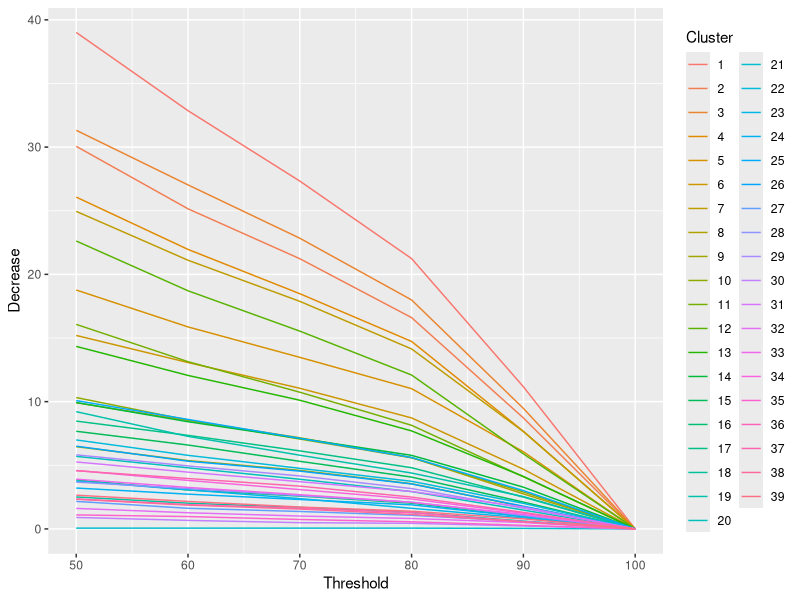
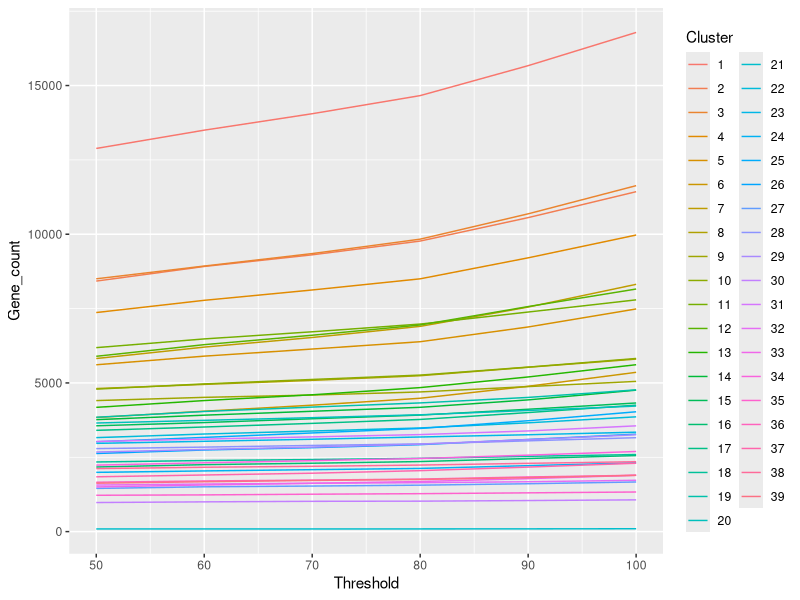
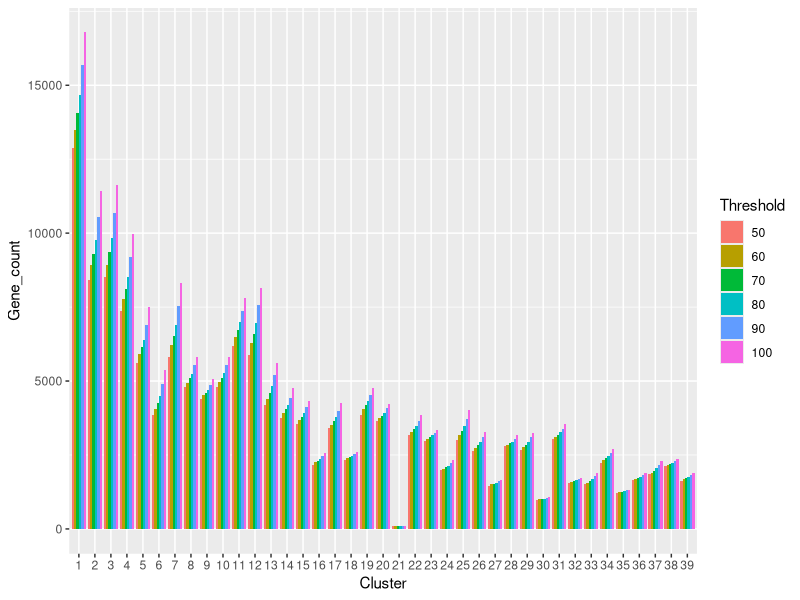
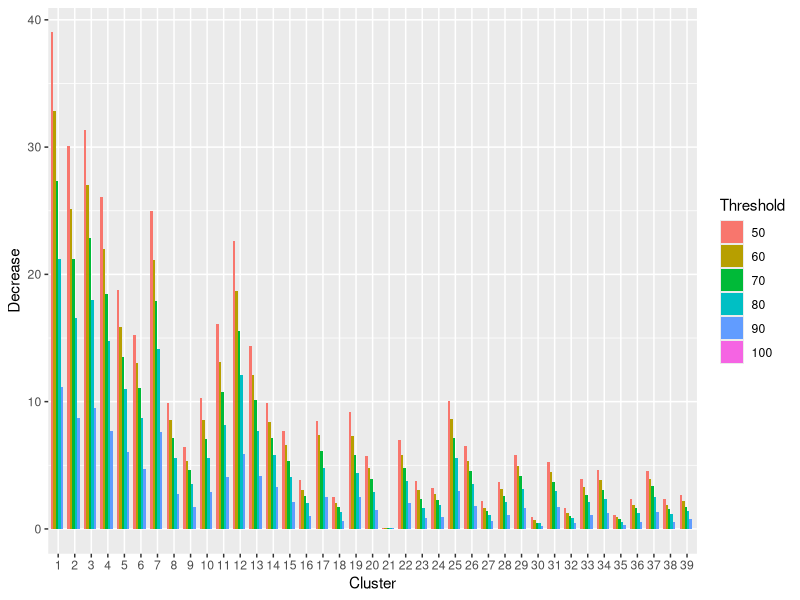
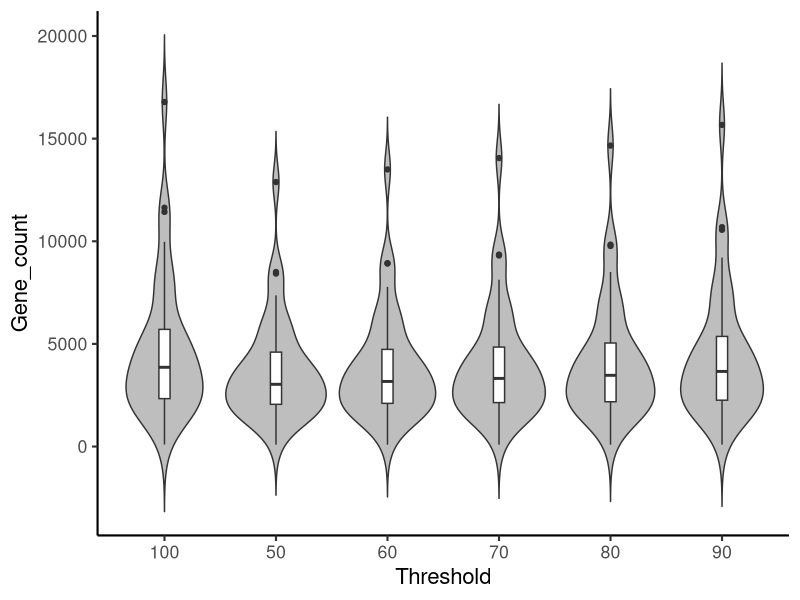
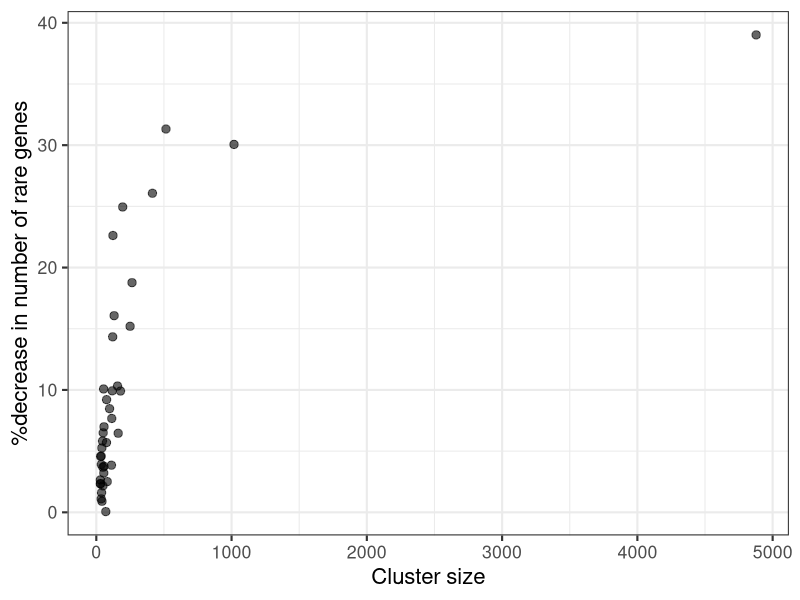
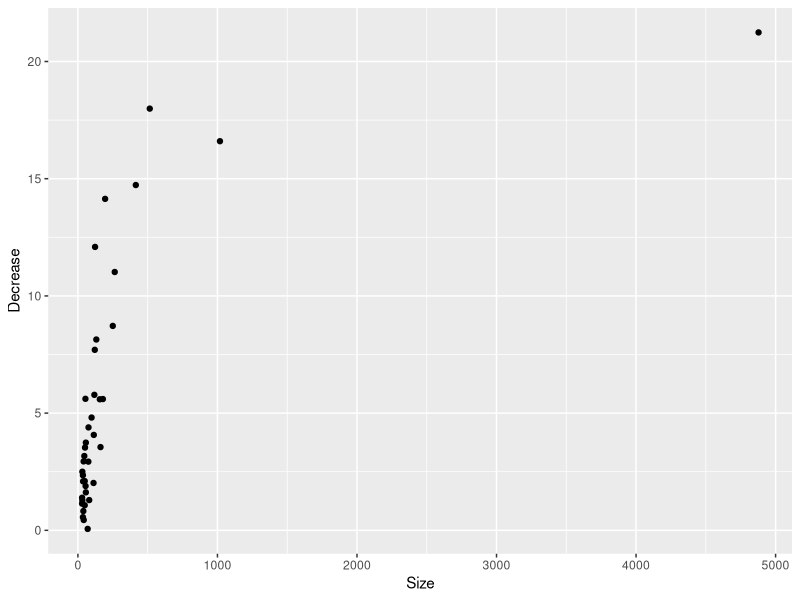

These figures' R source, in order:
library(ggplot2)
library(RColorBrewer)


setwd("/Users/gh11/poppunk_pangenome/rare_genes/")


df = read.table("rare_filtering_summary.csv", sep = ",",
                header = T, stringsAsFactors = F, comment.char = "")
df$Cluster = factor(df$Cluster, 1:max(unique(df$Cluster)))


ggplot(df, aes(x = Threshold, y = Decrease, col = Cluster)) + geom_line()
ggplot(df, aes(x = Threshold, y = Gene_count, col = Cluster)) + geom_line()


df$Threshold = as.character(df$Threshold)
df$Threshold = factor(df$Threshold, c(50,60,70,80,90,100))
ggplot(df, aes(x = Cluster, y = Gene_count, fill = Threshold)) + geom_bar(stat = "identity", position = "dodge")

ggplot(df, aes(x = Cluster, y = Decrease, fill = Threshold)) + geom_bar(stat = "identity", position = "dodge")

df$Threshold = as.character(df$Threshold)
ggplot(df, aes(x = Threshold, y = Gene_count)) +
  geom_violin(trim=FALSE, fill="gray")  +
  geom_boxplot(width=0.1)+
  theme_classic(base_size = 16)

cluster_sizes = read.table("../dists_analysis/cluster_sizes.csv", sep = ",",
                           header = T, comment.char = "", stringsAsFactors = F)
df = cbind(df, Size = cluster_sizes$Size[match(df$Cluster, cluster_sizes$Cluster)])

fifty = df[which(df$Threshold == 50),]
ggplot(fifty, aes(x = Size, y = Decrease)) + geom_point(size = 2.5, alpha = 0.6) +
  theme_bw(base_size = 16) + xlab("Cluster size") + ylab("%decrease in number of rare genes")
  

eighty = df[which(df$Threshold == 80),]
ggplot(eighty, aes(x = Size, y = Decrease)) + geom_point()
